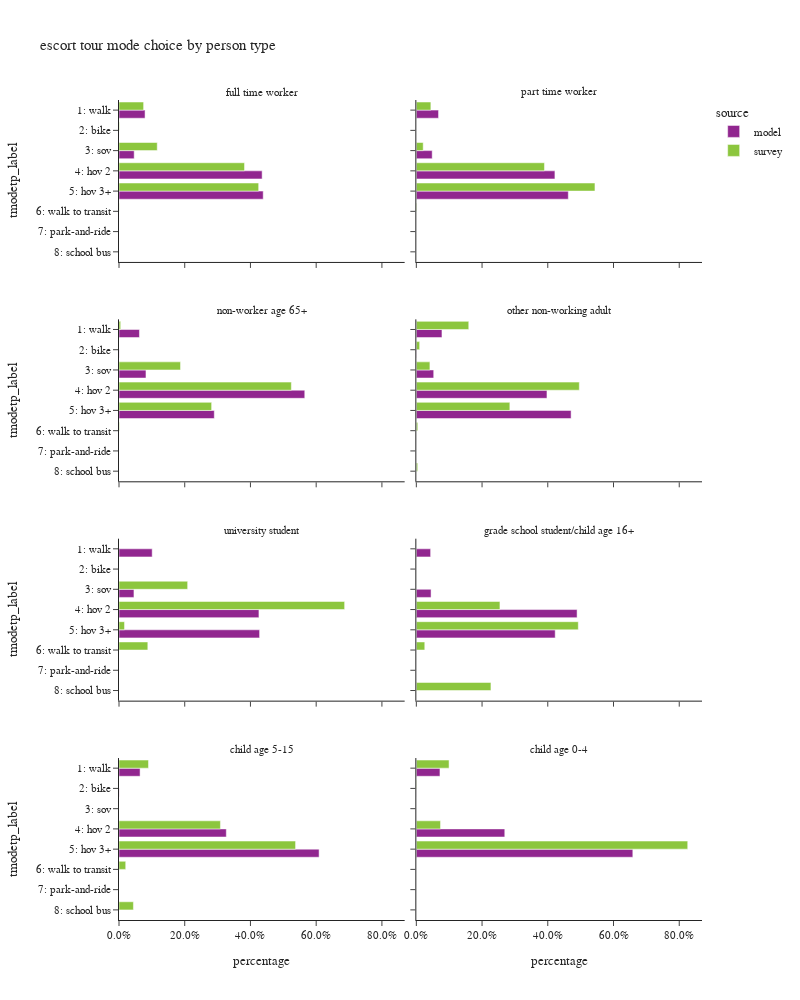

Notebook cell for this chart:
### Code cell
plot_mode_choice(es_tour,"pptyp_label",
                 {"pptyp_label":["full time worker","part time worker","non-worker age 65+","other non-working adult",
                                 "university student","grade school student/child age 16+","child age 5-15","child age 0-4"],
                  "tmodetp_label":["1: walk","2: bike","3: sov","4: hov 2","5: hov 3+","6: walk to transit",
                                   "7: park-and-ride","8: school bus","9: other–survey only"]},
                 "person type",
                 2,1000)

### Figure 1 — Plotly figure (JSON) as saved in the notebook; plotly's stock layout.template omitted (floating-point values rounded to 4 significant figures)
{"data": [{"alignmentgroup": "True", "customdata": [[1784], [3], [1039], [9798], [9871]], "hovertemplate": "source=model<br>pptyp_label=full time worker<br>percentage=%{x}<br>tmodetp_label=%{y}<br>sample count=%{customdata[0]}<extra></extra>", "legendgroup": "model", "marker": {"color": "#91268F", "pattern": {"shape": ""}}, "name": "model", "offsetgroup": "model", "orientation": "h", "showlegend": true, "textposition": "auto", "type": "bar", "x": [0.07931, 0.0001334, 0.04619, 0.4356, 0.4388], "xaxis": "x7", "y": ["1: walk", "2: bike", "3: sov", "4: hov 2", "5: hov 3+"], "yaxis": "y7"}, {"alignmentgroup": "True", "customdata": [[549], [392], [3426], [3757]], "hovertemplate": "source=model<br>pptyp_label=part time worker<br>percentage=%{x}<br>tmodetp_label=%{y}<br>sample count=%{customdata[0]}<extra></extra>", "legendgroup": "model", "marker": {"color": "#91268F", "pattern": {"shape": ""}}, "name": "model", "offsetgroup": "model", "orientation": "h", "showlegend": false, "textposition": "auto", "type": "bar", "x": [0.06758, 0.04825, 0.4217, 0.4625], "xaxis": "x8", "y": ["1: walk", "3: sov", "4: hov 2", "5: hov 3+"], "yaxis": "y8"}, {"alignmentgroup": "True", "customdata": [[517], [4], [682], [4698], [2410]], "hovertemplate": "source=model<br>pptyp_label=non-worker age 65+<br>percentage=%{x}<br>tmodetp_label=%{y}<br>sample count=%{customdata[0]}<extra></extra>", "legendgroup": "model", "marker": {"color": "#91268F", "pattern": {"shape": ""}}, "name": "model", "offsetgroup": "model", "orientation": "h", "showlegend": false, "textposition": "auto", "type": "bar", "x": [0.06221, 0.0004813, 0.08206, 0.5653, 0.29], "xaxis": "x5", "y": ["1: walk", "2: bike", "3: sov", "4: hov 2", "5: hov 3+"], "yaxis": "y5"}, {"alignmentgroup": "True", "customdata": [[1915], [17], [1299], [9762], [11566]], "hovertemplate": "source=model<br>pptyp_label=other non-working adult<br>percentage=%{x}<br>tmodetp_label=%{y}<br>sample count=%{customdata[0]}<extra></extra>", "legendgroup": "model", "marker": {"color": "#91268F", "pattern": {"shape": ""}}, "name": "model", "offsetgroup": "model", "orientation": "h", "showlegend": false, "textposition": "auto", "type": "bar", "x": [0.07798, 0.0006922, 0.05289, 0.3975, 0.4709], "xaxis": "x6", "y": ["1: walk", "2: bike", "3: sov", "4: hov 2", "5: hov 3+"], "yaxis": "y6"}, {"alignmentgroup": "True", "customdata": [[202], [91], [852], [856]], "hovertemplate": "source=model<br>pptyp_label=university student<br>percentage=%{x}<br>tmodetp_label=%{y}<br>sample count=%{customdata[0]}<extra></extra>", "legendgroup": "model", "marker": {"color": "#91268F", "pattern": {"shape": ""}}, "name": "model", "offsetgroup": "model", "orientation": "h", "showlegend": false, "textposition": "auto", "type": "bar", "x": [0.1009, 0.04548, 0.4258, 0.4278], "xaxis": "x3", "y": ["1: walk", "3: sov", "4: hov 2", "5: hov 3+"], "yaxis": "y3"}, {"alignmentgroup": "True", "customdata": [[32], [33], [360], [311]], "hovertemplate": "source=model<br>pptyp_label=grade school student/child age 16+<br>percentage=%{x}<br>tmodetp_label=%{y}<br>sample count=%{customdata[0]}<extra></extra>", "legendgroup": "model", "marker": {"color": "#91268F", "pattern": {"shape": ""}}, "name": "model", "offsetgroup": "model", "orientation": "h", "showlegend": false, "textposition": "auto", "type": "bar", "x": [0.04348, 0.04484, 0.4891, 0.4226], "xaxis": "x4", "y": ["1: walk", "3: sov", "4: hov 2", "5: hov 3+"], "yaxis": "y4"}, {"alignmentgroup": "True", "customdata": [[277], [2], [1410], [2629]], "hovertemplate": "source=model<br>pptyp_label=child age 5-15<br>percentage=%{x}<br>tmodetp_label=%{y}<br>sample count=%{customdata[0]}<extra></extra>", "legendgroup": "model", "marker": {"color": "#91268F", "pattern": {"shape": ""}}, "name": "model", "offsetgroup": "model", "orientation": "h", "showlegend": false, "textposition": "auto", "type": "bar", "x": [0.06415, 0.0004632, 0.3265, 0.6088], "xaxis": "x", "y": ["1: walk", "2: bike", "4: hov 2", "5: hov 3+"], "yaxis": "y"}, {"alignmentgroup": "True", "customdata": [[357], [1], [1336], [3270]], "hovertemplate": "source=model<br>pptyp_label=child age 0-4<br>percentage=%{x}<br>tmodetp_label=%{y}<br>sample count=%{customdata[0]}<extra></extra>", "legendgroup": "model", "marker": {"color": "#91268F", "pattern": {"shape": ""}}, "name": "model", "offsetgroup": "model", "orientation": "h", "showlegend": false, "textposition": "auto", "type": "bar", "x": [0.07192, 0.0002015, 0.2691, 0.6587], "xaxis": "x2", "y": ["1: walk", "2: bike", "4: hov 2", "5: hov 3+"], "yaxis": "y2"}, {"alignmentgroup": "True", "customdata": [[41], [7], [26], [126], [81], [5]], "hovertemplate": "source=survey<br>pptyp_label=full time worker<br>percentage=%{x}<br>tmodetp_label=%{y}<br>sample count=%{customdata[0]}<extra></extra>", "legendgroup": "survey", "marker": {"color": "#8CC63E", "pattern": {"shape": ""}}, "name": "survey", "offsetgroup": "survey", "orientation": "h", "showlegend": true, "textposition": "auto", "type": "bar", "x": [0.07488, 0.001242, 0.1164, 0.382, 0.425, 0.0005518], "xaxis": "x7", "y": ["1: walk", "2: bike", "3: sov", "4: hov 2", "5: hov 3+", "6: walk to transit"], "yaxis": "y7"}, {"alignmentgroup": "True", "customdata": [[7], [3], [39], [34], [2]], "hovertemplate": "source=survey<br>pptyp_label=part time worker<br>percentage=%{x}<br>tmodetp_label=%{y}<br>sample count=%{customdata[0]}<extra></extra>", "legendgroup": "survey", "marker": {"color": "#8CC63E", "pattern": {"shape": ""}}, "name": "survey", "offsetgroup": "survey", "orientation": "h", "showlegend": false, "textposition": "auto", "type": "bar", "x": [0.04421, 0.0209, 0.3899, 0.5436, 0.001432], "xaxis": "x8", "y": ["1: walk", "3: sov", "4: hov 2", "5: hov 3+", "6: walk to transit"], "yaxis": "y8"}, {"alignmentgroup": "True", "customdata": [[5], [12], [40], [27], [1]], "hovertemplate": "source=survey<br>pptyp_label=non-worker age 65+<br>percentage=%{x}<br>tmodetp_label=%{y}<br>sample count=%{customdata[0]}<extra></extra>", "legendgroup": "survey", "marker": {"color": "#8CC63E", "pattern": {"shape": ""}}, "name": "survey", "offsetgroup": "survey", "orientation": "h", "showlegend": false, "textposition": "auto", "type": "bar", "x": [0.005102, 0.1872, 0.5244, 0.2819, 0.00139], "xaxis": "x5", "y": ["1: walk", "3: sov", "4: hov 2", "5: hov 3+", "6: walk to transit"], "yaxis": "y5"}, {"alignmentgroup": "True", "customdata": [[23], [2], [8], [74], [46], [1], [1]], "hovertemplate": "source=survey<br>pptyp_label=other non-working adult<br>percentage=%{x}<br>tmodetp_label=%{y}<br>sample count=%{customdata[0]}<extra></extra>", "legendgroup": "survey", "marker": {"color": "#8CC63E", "pattern": {"shape": ""}}, "name": "survey", "offsetgroup": "survey", "orientation": "h", "showlegend": false, "textposition": "auto", "type": "bar", "x": [0.1595, 0.01014, 0.04132, 0.4959, 0.2846, 0.004379, 0.004128], "xaxis": "x6", "y": ["1: walk", "2: bike", "3: sov", "4: hov 2", "5: hov 3+", "6: walk to transit", "8: school bus"], "yaxis": "y6"}, {"alignmentgroup": "True", "customdata": [[1], [10], [1], [1]], "hovertemplate": "source=survey<br>pptyp_label=university student<br>percentage=%{x}<br>tmodetp_label=%{y}<br>sample count=%{customdata[0]}<extra></extra>", "legendgroup": "survey", "marker": {"color": "#8CC63E", "pattern": {"shape": ""}}, "name": "survey", "offsetgroup": "survey", "orientation": "h", "showlegend": false, "textposition": "auto", "type": "bar", "x": [0.2089, 0.6866, 0.01681, 0.08769], "xaxis": "x3", "y": ["3: sov", "4: hov 2", "5: hov 3+", "6: walk to transit"], "yaxis": "y3"}, {"alignmentgroup": "True", "customdata": [[2], [4], [1], [1]], "hovertemplate": "source=survey<br>pptyp_label=grade school student/child age 16+<br>percentage=%{x}<br>tmodetp_label=%{y}<br>sample count=%{customdata[0]}<extra></extra>", "legendgroup": "survey", "marker": {"color": "#8CC63E", "pattern": {"shape": ""}}, "name": "survey", "offsetgroup": "survey", "orientation": "h", "showlegend": false, "textposition": "auto", "type": "bar", "x": [0.2544, 0.4929, 0.02569, 0.227], "xaxis": "x4", "y": ["4: hov 2", "5: hov 3+", "6: walk to transit", "8: school bus"], "yaxis": "y4"}, {"alignmentgroup": "True", "customdata": [[5], [11], [41], [2], [4]], "hovertemplate": "source=survey<br>pptyp_label=child age 5-15<br>percentage=%{x}<br>tmodetp_label=%{y}<br>sample count=%{customdata[0]}<extra></extra>", "legendgroup": "survey", "marker": {"color": "#8CC63E", "pattern": {"shape": ""}}, "name": "survey", "offsetgroup": "survey", "orientation": "h", "showlegend": false, "textposition": "auto", "type": "bar", "x": [0.08976, 0.3086, 0.5373, 0.02043, 0.04389], "xaxis": "x", "y": ["1: walk", "4: hov 2", "5: hov 3+", "6: walk to transit", "8: school bus"], "yaxis": "y"}, {"alignmentgroup": "True", "customdata": [[7], [1], [8], [32]], "hovertemplate": "source=survey<br>pptyp_label=child age 0-4<br>percentage=%{x}<br>tmodetp_label=%{y}<br>sample count=%{customdata[0]}<extra></extra>", "legendgroup": "survey", "marker": {"color": "#8CC63E", "pattern": {"shape": ""}}, "name": "survey", "offsetgroup": "survey", "orientation": "h", "showlegend": false, "textposition": "auto", "type": "bar", "x": [0.0996, 0.001008, 0.0736, 0.8258], "xaxis": "x2", "y": ["1: walk", "2: bike", "4: hov 2", "5: hov 3+"], "yaxis": "y2"}], "layout": {"annotations": [{"font": {}, "showarrow": false, "text": "child age 5-15", "x": 0.245, "xanchor": "center", "xref": "paper", "y": 0.1975, "yanchor": "bottom", "yref": "paper"}, {"font": {}, "showarrow": false, "text": "child age 0-4", "x": 0.755, "xanchor": "center", "xref": "paper", "y": 0.1975, "yanchor": "bottom", "yref": "paper"}, {"font": {}, "showarrow": false, "text": "university student", "x": 0.245, "xanchor": "center", "xref": "paper", "y": 0.465, "yanchor": "bottom", "yref": "paper"}, {"font": {}, "showarrow": false, "text": "grade school student/child age 16+", "x": 0.755, "xanchor": "center", "xref": "paper", "y": 0.465, "yanchor": "bottom", "yref": "paper"}, {"font": {}, "showarrow": false, "text": "non-worker age 65+", "x": 0.245, "xanchor": "center", "xref": "paper", "y": 0.7325, "yanchor": "bottom", "yref": "paper"}, {"font": {}, "showarrow": false, "text": "other non-working adult", "x": 0.755, "xanchor": "center", "xref": "paper", "y": 0.7325, "yanchor": "bottom", "yref": "paper"}, {"font": {}, "showarrow": false, "text": "full time worker", "x": 0.245, "xanchor": "center", "xref": "paper", "y": 1.0, "yanchor": "bottom", "yref": "paper"}, {"font": {}, "showarrow": false, "text": "part time worker", "x": 0.755, "xanchor": "center", "xref": "paper", "y": 1.0, "yanchor": "bottom", "yref": "paper"}], "barmode": "group", "height": 1000, "legend": {"title": {"text": "source"}, "tracegroupgap": 0}, "title": {"text": "escort tour mode choice by person type"}, "width": 800, "xaxis": {"anchor": "y", "domain": [0.0, 0.49], "tickformat": ".1%", "title": {"text": "percentage"}}, "xaxis2": {"anchor": "y2", "domain": [0.51, 1.0], "matches": "x", "tickformat": ".1%", "title": {"text": "percentage"}}, "xaxis3": {"anchor": "y3", "domain": [0.0, 0.49], "matches": "x", "showticklabels": false, "tickformat": ".1%"}, "xaxis4": {"anchor": "y4", "domain": [0.51, 1.0], "matches": "x", "showticklabels": false, "tickformat": ".1%"}, "xaxis5": {"anchor": "y5", "domain": [0.0, 0.49], "matches": "x", "showticklabels": false, "tickformat": ".1%"}, "xaxis6": {"anchor": "y6", "domain": [0.51, 1.0], "matches": "x", "showticklabels": false, "tickformat": ".1%"}, "xaxis7": {"anchor": "y7", "domain": [0.0, 0.49], "matches": "x", "showticklabels": false, "tickformat": ".1%"}, "xaxis8": {"anchor": "y8", "domain": [0.51, 1.0], "matches": "x", "showticklabels": false, "tickformat": ".1%"}, "yaxis": {"anchor": "x", "categoryarray": ["9: other–survey only", "8: school bus", "7: park-and-ride", "6: walk to transit", "5: hov 3+", "4: hov 2", "3: sov", "2: bike", "1: walk"], "categoryorder": "array", "domain": [0.0, 0.1975], "title": {"text": "tmodetp_label"}}, "yaxis2": {"anchor": "x2", "domain": [0.0, 0.1975], "matches": "y", "showticklabels": false}, "yaxis3": {"anchor": "x3", "categoryarray": ["9: other–survey only", "8: school bus", "7: park-and-ride", "6: walk to transit", "5: hov 3+", "4: hov 2", "3: sov", "2: bike", "1: walk"], "categoryorder": "array", "domain": [0.2675, 0.465], "matches": "y", "title": {"text": "tmodetp_label"}}, "yaxis4": {"anchor": "x4", "domain": [0.2675, 0.465], "matches": "y", "showticklabels": false}, "yaxis5": {"anchor": "x5", "categoryarray": ["9: other–survey only", "8: school bus", "7: park-and-ride", "6: walk to transit", "5: hov 3+", "4: hov 2", "3: sov", "2: bike", "1: walk"], "categoryorder": "array", "domain": [0.535, 0.7325], "matches": "y", "title": {"text": "tmodetp_label"}}, "yaxis6": {"anchor": "x6", "domain": [0.535, 0.7325], "matches": "y", "showticklabels": false}, "yaxis7": {"anchor": "x7", "categoryarray": ["9: other–survey only", "8: school bus", "7: park-and-ride", "6: walk to transit", "5: hov 3+", "4: hov 2", "3: sov", "2: bike", "1: walk"], "categoryorder": "array", "domain": [0.8025, 1.0], "matches": "y", "title": {"text": "tmodetp_label"}}, "yaxis8": {"anchor": "x8", "domain": [0.8025, 1.0], "matches": "y", "showticklabels": false}}}
